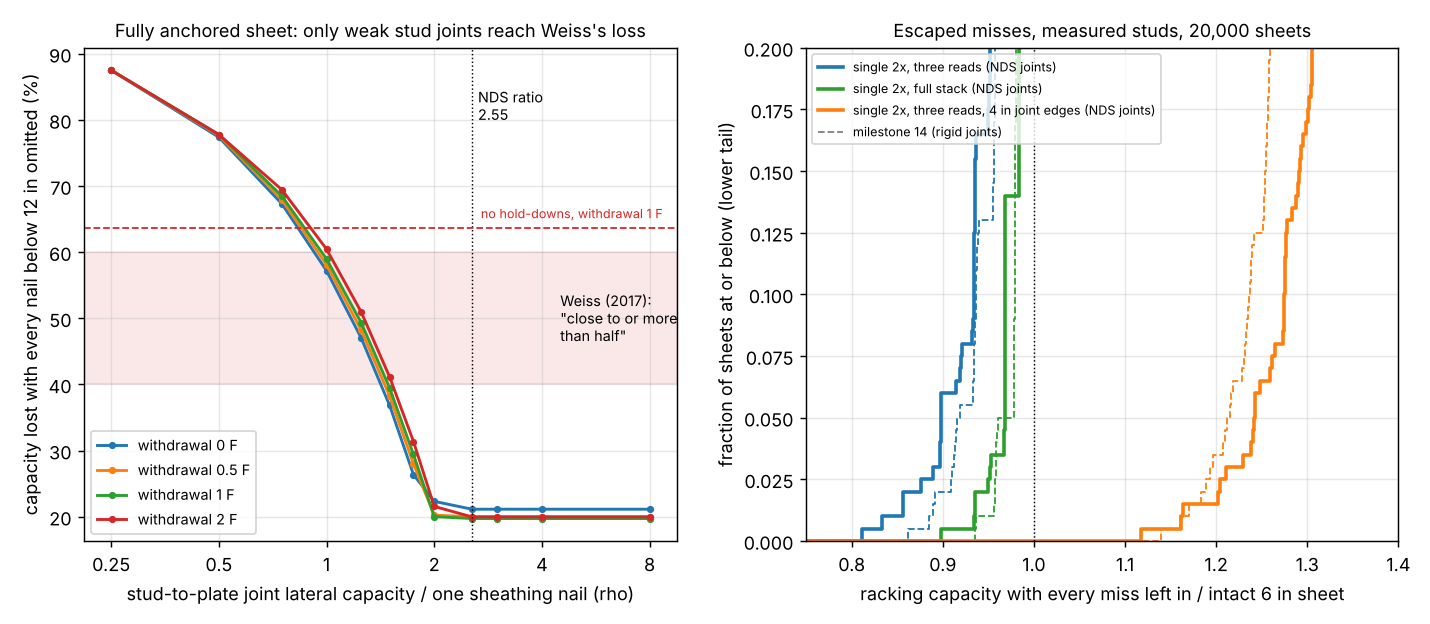

Recreate this plot in Python.
"""Figure for milestone 15: python experiments/m15_frame_joints/figure.py (reads results.json and
../m14_escaped/results.json)."""
import json
import os

import matplotlib
matplotlib.use("Agg")
import matplotlib.pyplot as plt  # noqa: E402
import numpy as np  # noqa: E402

HERE = os.path.dirname(os.path.abspath(__file__))
R = json.load(open(os.path.join(HERE, "results.json")))
M14 = json.load(open(os.path.join(HERE, "..", "m14_escaped", "results.json")))

fig, (a, b) = plt.subplots(1, 2, figsize=(11, 4.8))
D = R["D"]
rhos = np.array([float(k) for k in D["grid"]])
grid = np.array([D["grid"][k] for k in D["grid"]])
for j, om in enumerate(D["omegas"]):
    a.plot(rhos, grid[:, j] * 100, marker="o", ms=3, lw=1.6, label=f"withdrawal {om:g} F")
rho = R["A"]["DF-L framing (G 0.50)"]["rho"]
a.axvline(rho, color="k", lw=0.8, ls=":")
a.text(rho * 1.04, 80, f"NDS ratio\n{rho:.2f}", fontsize=8)
a.axhspan(40, 60, color="C3", alpha=0.10)
a.text(4.5, 50, "Weiss (2017):\n\"close to or more\nthan half\"", fontsize=8, va="center")
a.axhline(D["noholddown"]["weiss_loss_w1"] * 100, color="C3", lw=1, ls="--")
a.text(2.7, D["noholddown"]["weiss_loss_w1"] * 100 + 1.5, "no hold-downs, withdrawal 1 F", fontsize=7, color="C3")
a.set_xscale("log")
a.set_xticks([0.25, 0.5, 1, 2, 4, 8])
a.set_xticklabels(["0.25", "0.5", "1", "2", "4", "8"])
a.minorticks_off()
a.set_xlabel("stud-to-plate joint lateral capacity / one sheathing nail (rho)")
a.set_ylabel("capacity lost with every nail below 12 in omitted (%)")
a.set_title("Fully anchored sheet: only weak stud joints reach Weiss's loss", fontsize=10)
a.legend(fontsize=8, loc="lower left")
a.grid(alpha=0.3)

q = np.array(R["cap_quantiles"]["q"]) / 100
qm = np.array(M14["cap_quantiles"]["q"]) / 100
for lab, col in (("single 2x, three reads", "C0"), ("single 2x, full stack", "C2"),
                 ("single 2x, three reads, 4 in joint edges", "C1")):
    b.plot(R["cap_quantiles"][lab], q, color=col, lw=2, drawstyle="steps-post", label=f"{lab} (NDS joints)")
    if lab in M14["cap_quantiles"]:
        b.plot(M14["cap_quantiles"][lab], qm, color=col, lw=1, ls="--", drawstyle="steps-post")
b.plot([], [], color="grey", ls="--", lw=1, label="milestone 14 (rigid joints)")
b.axvline(1.0, color="k", lw=0.8, ls=":")
b.set_xlim(0.75, 1.4)
b.set_ylim(0, 0.2)
b.set_xlabel("racking capacity with every miss left in / intact 6 in sheet")
b.set_ylabel("fraction of sheets at or below (lower tail)")
b.set_title("Escaped misses, measured studs, 20,000 sheets", fontsize=10)
b.legend(fontsize=7, loc="upper left")
b.grid(alpha=0.3)

fig.tight_layout()
fig.savefig(os.path.join(HERE, "figure.png"), dpi=130)
print("wrote figure.png")
